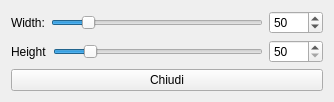
<?xml version="1.0" encoding="UTF-8"?>
<ui version="4.0">
 <class>HModImage</class>
 <widget class="QWidget" name="HModImage">
  <property name="windowModality">
   <enum>Qt::ApplicationModal</enum>
  </property>
  <property name="geometry">
   <rect>
    <x>0</x>
    <y>0</y>
    <width>334</width>
    <height>99</height>
   </rect>
  </property>
  <property name="windowTitle">
   <string>Moifica immagine</string>
  </property>
  <layout class="QVBoxLayout" name="verticalLayout">
   <item>
    <layout class="QHBoxLayout" name="horizontalLayout">
     <item>
      <widget class="QLabel" name="label">
       <property name="maximumSize">
        <size>
         <width>50</width>
         <height>16777215</height>
        </size>
       </property>
       <property name="text">
        <string>Width:</string>
       </property>
      </widget>
     </item>
     <item>
      <widget class="QSlider" name="hSlider">
       <property name="minimum">
        <number>50</number>
       </property>
       <property name="maximum">
        <number>1020</number>
       </property>
       <property name="singleStep">
        <number>10</number>
       </property>
       <property name="sliderPosition">
        <number>200</number>
       </property>
       <property name="orientation">
        <enum>Qt::Horizontal</enum>
       </property>
       <property name="invertedControls">
        <bool>false</bool>
       </property>
       <property name="tickPosition">
        <enum>QSlider::NoTicks</enum>
       </property>
      </widget>
     </item>
     <item>
      <widget class="QSpinBox" name="spWidth">
       <property name="minimum">
        <number>10</number>
       </property>
       <property name="maximum">
        <number>2000</number>
       </property>
       <property name="value">
        <number>50</number>
       </property>
      </widget>
     </item>
    </layout>
   </item>
   <item>
    <layout class="QHBoxLayout" name="horizontalLayout_2">
     <item>
      <widget class="QLabel" name="label_2">
       <property name="maximumSize">
        <size>
         <width>50</width>
         <height>16777215</height>
        </size>
       </property>
       <property name="text">
        <string>Height</string>
       </property>
      </widget>
     </item>
     <item>
      <widget class="QSlider" name="vSlider">
       <property name="minimum">
        <number>50</number>
       </property>
       <property name="maximum">
        <number>1020</number>
       </property>
       <property name="singleStep">
        <number>10</number>
       </property>
       <property name="value">
        <number>200</number>
       </property>
       <property name="sliderPosition">
        <number>200</number>
       </property>
       <property name="tracking">
        <bool>true</bool>
       </property>
       <property name="orientation">
        <enum>Qt::Horizontal</enum>
       </property>
      </widget>
     </item>
     <item>
      <widget class="QSpinBox" name="spHeight">
       <property name="minimum">
        <number>50</number>
       </property>
       <property name="maximum">
        <number>2000</number>
       </property>
       <property name="value">
        <number>50</number>
       </property>
      </widget>
     </item>
    </layout>
   </item>
   <item>
    <widget class="QPushButton" name="pushButton">
     <property name="text">
      <string>Chiudi</string>
     </property>
    </widget>
   </item>
  </layout>
 </widget>
 <resources/>
 <connections/>
</ui>
